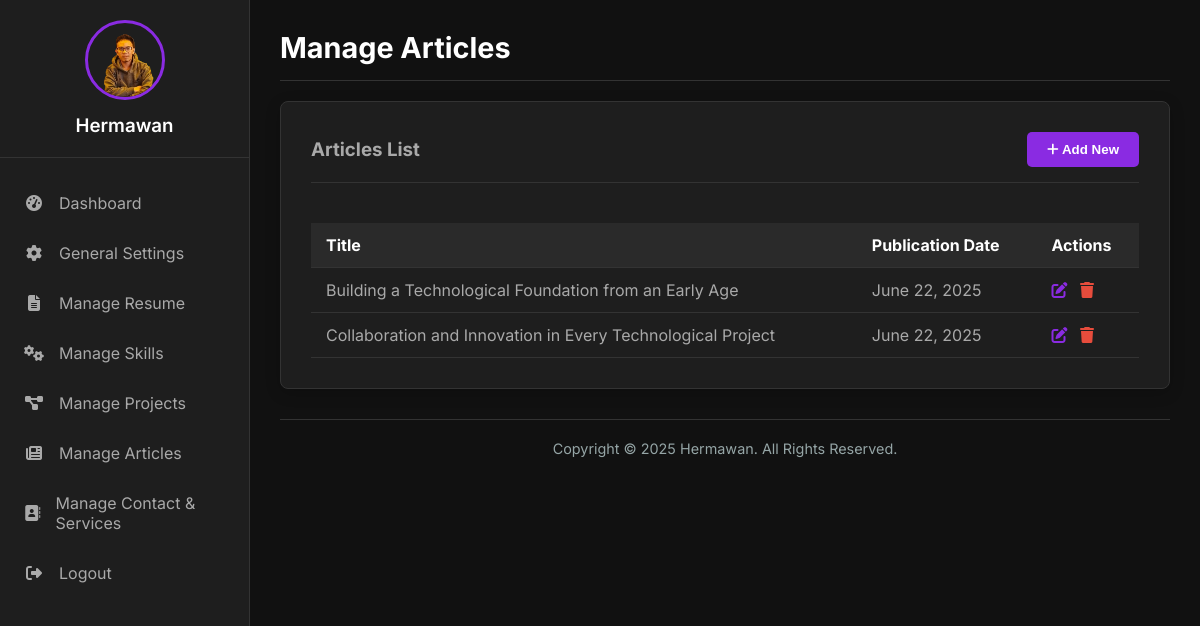
/admin/manage_articles.php (signed in), run on the app's committed database.
### tables this page shows
CREATE TABLE `articles` (
  `id` int(11) NOT NULL,
  `title` varchar(255) NOT NULL,
  `content` text NOT NULL,
  `publish_date` date NOT NULL DEFAULT current_timestamp()
);

### admin/manage_articles.php (the view, shortened to what this page needs)
<?php
require_once 'includes/header_admin.php';
?>
<main>
    <div class="content-area-header">
        <h2>Manage Articles</h2>
    </div>
    <div class="content-area" style="margin-top:20px;">
        <div class="content-area-header">
            <h3>Articles List</h3>
            <button id="add-new-btn" class="btn btn-primary"><i class="fas fa-plus"></i> Add New</button>
        </div>
        <div class="table-wrapper">
            <table class="content-table">
                <thead>
                    <tr>
                        <th>Title</th>
                        <th>Publication Date</th>
                        <th>Actions</th>
                    </tr>
                </thead>
                <tbody>
                    <?php
                    $result = mysqli_query($conn, "SELECT * FROM articles ORDER BY publish_date DESC");
                    while($row = mysqli_fetch_assoc($result)){
                    ?>
                    <tr>
                        <td><?php echo htmlspecialchars($row['title']); ?></td>
                        <td><?php echo date('F d, Y', strtotime($row['publish_date'])); ?></td>
                        <td class="action-buttons">
                            <a href="manage_articles.php?edit=<?php echo $row['id']; ?>" class="edit-btn"><i class="fas fa-edit"></i></a>
                            <a href="manage_articles.php?delete=<?php echo $row['id']; ?>" class="delete-btn" onclick="return confirm('Are you sure?');"><i class="fas fa-trash"></i></a>
                        </td>
                    </tr>
                    <?php } ?>
                </tbody>
            </table>
        </div>
    </div>
</main>
<?php
require_once 'includes/footer_admin.php';
?>

### css/admin_style.css (style rules this page uses)
:root { --bg-dark: #111111; --bg-surface: #1e1e1e; --primary-purple: #8A2BE2; --primary-hover: #7b24cc; --text-heading: #FFFFFF; --text-body: #A9A9A9; --border-color: #333333; --card-bg: var(--bg-surface); --shadow: 0 4px 15px rgba(0, 0, 0, 0.2); --red-delete: #e74c3c; }
* { margin: 0; padding: 0; box-sizing: border-box; }
body { font-family: 'Inter', sans-serif; background-color: var(--bg-dark); color: var(--text-body); }
main.content-area, .content-area { background: var(--card-bg); padding: 30px; border-radius: 8px; box-shadow: var(--shadow); border: 1px solid var(--border-color); }
.content-area-header { display: flex; justify-content: space-between; align-items: center; margin-bottom: 20px; padding-bottom: 15px; border-bottom: 1px solid var(--border-color); }
.content-area-header h2 { font-size: 1.8rem; color: var(--text-heading); }
.btn { padding: 10px 20px; border-radius: 5px; text-decoration: none; border: none; cursor: pointer; font-weight: 600; transition: background-color 0.3s; }
.btn-primary { background-color: var(--primary-purple); color: white; }
.content-table { width: 100%; border-collapse: collapse; margin-top: 20px; }
.content-table th, .content-table td { padding: 12px 15px; border-bottom: 1px solid var(--border-color); text-align: left; vertical-align: middle; }
.content-table thead { background-color: #2a2a2a; }
.content-table th { font-weight: 700; color: var(--text-heading); }
.action-buttons a { margin-right: 8px; text-decoration: none; }
.action-buttons .edit-btn { color: var(--primary-purple); }
.action-buttons .delete-btn { color: var(--red-delete); }
.table-wrapper { overflow-x: auto; width: 100%; }

### data on the page
articles: title "Building a Technological Foundation from an Early Age", publish_date "June 22, 2025"
articles: title "Collaboration and Innovation in Every Technological Project", publish_date "June 22, 2025"

### other printed values
$settings['full_name'] "Hermawan"
